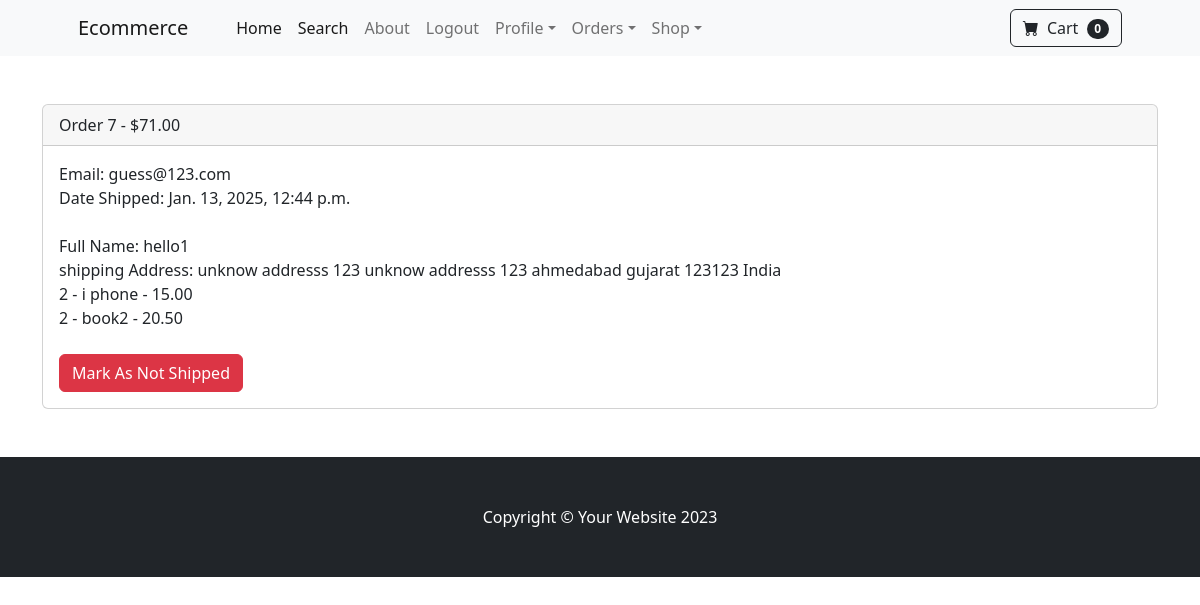
The app's page /payment/orders/7/ (signed in) with its own data.
### payment/models.py (models this page shows, shortened)
class Order(models.Model):
   user = models.ForeignKey(User, on_delete=models.CASCADE, null=True, blank=True)
   full_name = models.CharField(max_length=250)
   email = models.EmailField(max_length=250)
   shipping_address = models.TextField(max_length=15000)
   amount_paid = models.DecimalField(max_digits=10, decimal_places=2)
   date_ordered = models.DateTimeField(auto_now_add=True)
   shipped = models.BooleanField(default = False)
   date_shipped = models.DateTimeField(blank=True, null=True)

class OrderItem(models.Model):
   order = models.ForeignKey(Order, on_delete=models.CASCADE, null=True)
   product = models.ForeignKey(Product, on_delete=models.CASCADE, null=True)
   user = models.ForeignKey(User, on_delete=models.CASCADE, null=True, blank=True)
   quantity = models.PositiveBigIntegerField(default=1)
   price = models.DecimalField(max_digits=7, decimal_places=2)

### store/models.py (models this page shows)
class Product(models.Model):
    name = models.CharField(max_length=100)
    price = models.DecimalField(default= 0, decimal_places= 2, max_digits = 6)
    category = models.ForeignKey(Category, on_delete=models.CASCADE, default= 1)
    description = models.CharField(max_length=255, default='', blank=True, null=True)
    image = models.ImageField(upload_to='uploads/product/')
    is_sale = models.BooleanField(default=False)
    sale_price = models.DecimalField(default=0, decimal_places=2, max_digits=6)
    def __str__(self):
        return self.name

### payment/views.py (the view, shortened to what this page needs)
# urls.py: path('orders/<int:pk>/',views.orders, name='orders'),
def orders(request, pk):
    if request.user.is_authenticated and request.user.is_superuser:
        order = Order.objects.get(id = pk)
        items = OrderItem.objects.filter(order = pk)
        return render(request, 'payment/orders.html',{"order": order, "items": items})
    else:
      messages.success(request, ("Access Denied"))
      return redirect('home')

### cart/cart.py (called while the page is built)
    def __len__(self):
        return len(self.cart)

### cart/context_processors.py (called while the page is built)
def cart(request):
    return {'cart': Cart(request)}

### payment/templates/payment/orders.html (shortened to what this page needs)
{% extends 'base.html' %}
{% block content %}
<div class="container">
    <br><br>
    <div class="card">
        <div class="card-header">
          Order {{ order.id }} - ${{ order.amount_paid }}
        </div>
        <div class="card-body">
          Email: {{ order.email }}<br>
          {% if order.date_shipped %}
          Date Shipped: {{ order.date_shipped }}<br>
          {% else %}
          Date Ordered: {{ order.date_ordered }}<br>
          {% endif %}
          <br>
          Full Name: {{ order.full_name }}<br>
          shipping Address: {{ order.shipping_address }}<br>
          {% for item in items %}
             {{item.quantity}} - {{item.product}} - {{item.price}}<br>
          {% endfor %}
        <br>
           {% if not order.shipped %}
            <form method="POST">
                {% csrf_token %}
                <input type="hidden" name = "shipping_status" value="true">
                <button type="submit" class="btn btn-success">Mark As Shipped</button>
            </form>
           {% else %}
           <form method="POST">
            <button type="submit" class="btn btn-danger">Mark As Not Shipped</button>
        </form>
        {% endif %}
        </div>
      </div>
      <br><br>
</div>
{% endblock %}

### records on screen
Order: id "7", amount_paid "71.00", email "guess@123.com", date_shipped "Jan. 13, 2025, 12:44 p.m.", full_name "hello1", shipping_address "unknow addresss 123 unknow addresss 123 ahmedabad gujarat 123123 India"
OrderItem: quantity "2", product "i phone", price "15.00"
OrderItem: quantity "2", product "book2", price "20.50"

### other values on screen
{{ cart|length }} "0"
